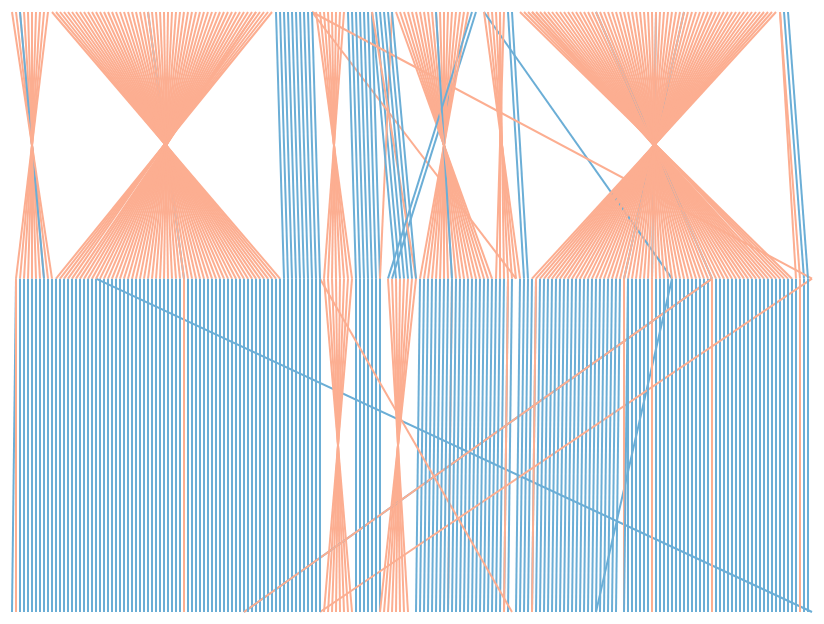

The notebook cell this image was saved under:
### Markdown cell above
*Chromosome 3 events*
- Human, several large inversions

### Code cell
render_csv('chimp3_x2.csv')

### Figure 1 — Vega-Lite specification as saved in the notebook (floating-point values rounded to 4 significant figures; data arrays with more than 128 entries replaced by an {"elided": "..."} marker saying what was removed)
{"config": {"view": {"continuousWidth": 400, "continuousHeight": 300, "strokeOpacity": 0}}, "data": {"name": "data-8c2c350a71b4521fa4023698b86154d5"}, "mark": "line", "encoding": {"color": {"type": "nominal", "field": "color", "legend": null, "scale": {"domain": ["same orientation", "inversed"], "range": ["#6baed6", "#fcae91"]}}, "x": {"type": "quantitative", "axis": null, "field": "x"}, "x2": {"field": "x2"}, "y": {"type": "quantitative", "axis": null, "field": "y"}, "y2": {"field": "y2"}}, "$schema": "https://vega.github.io/schema/vega-lite/v4.0.0.json", "datasets": {"data-8c2c350a71b4521fa4023698b86154d5": {"elided": "428 records"}}}
